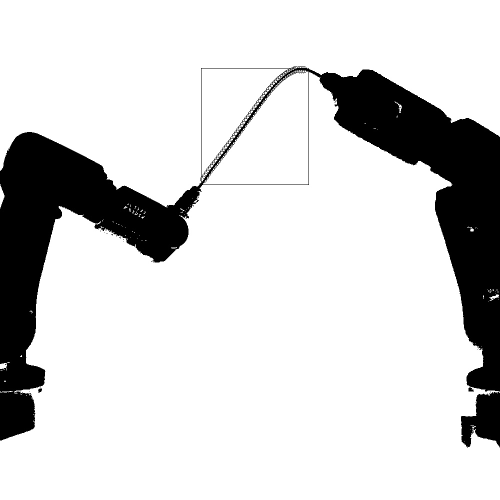
//> input picture post_processing/example/data:T0P25ROIandPnts.jpg, 1000 x 1000 px (shown at 1/2 size)
$ ./im_seg example/data:T0P25ROIandPnts.jpg   (built with g++ and OpenCV 4)
//> lines starting //> are read from the running program, lines starting //| are printed output that depends on the picture; after the words box and inside, x2 and y2 are one past the last pixel; in counts of white or black regions, pixels touching at a corner belong together
//> further down, src is the input picture: 1000 rows x 1000 cols, CV_8UC3; min 0, max 255, mean 211.9
#include "opencv2/imgproc/imgproc.hpp"
#include "opencv2/highgui/highgui.hpp"
#include <opencv2/nonfree/features2d.hpp>
#include <stdlib.h>
#include <stdio.h>
#include <iostream>
#include <vector>
#include <string>
#include <fstream>
#include <ctime>
#include <algorithm>
#include <unistd.h>

using namespace cv;

Mat flip_90(Mat& src){


  transpose(src, src);
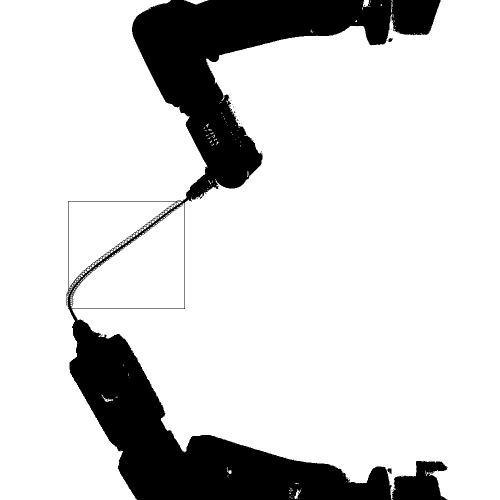
//> src: 1000 rows x 1000 cols, CV_8UC3 (shown at 1/2 size); min 0, max 255, mean 211.9
  flip(src, src, 0);
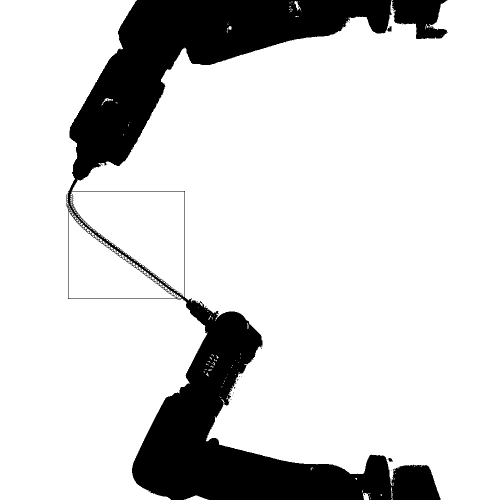
//> src: 1000 rows x 1000 cols, CV_8UC3 (shown at 1/2 size); 15.55% of pixels changed, all inside (x1, y1, x2, y2) = (128, 0, 896, 1000)

  Rect myROI(0, 500, 1080, 1100);
//> (the run ends here: the program stops with an error, at `src = src(myROI);`)
